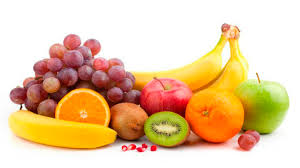
#> input picture taller1/fruit.jpg, 300 x 168 px
$ python ejercicio1.py
#> lines starting #> are read from the running program, lines starting #| are printed output that depends on the picture
### taller1/funciones.py
# -*- coding: utf-8 -*-
"""
Created on Tue Aug 28 16:39:39 2018

@author: Manuel Sanchez

Funciones

"""
import numpy as np

def my_gamma(image,gamma):
    Im_ga = np.double(image)
    Im2 = Im_ga**gamma #gamma image
    Im2 = np.uint8(255*Im2/Im2.max())
    return Im2

# [46 lines left out: functions grayWhite, grayBlack, my_hist, my_equal, not called in this run]

### taller1/ejercicio1.py
# -*- coding: utf-8 -*-
"""
Created on Thu Aug 16 14:40:53 2018

@author: Manuel Andres Sanchez Muñoz

Ejercicio 1

"""

import numpy as np
from PIL import Image
import matplotlib.pyplot as plt
import funciones as fun

x = np.array([0.05, 0.10, 0.20, 0.50, 1, 1.5, 2.5, 5.0, 10.0, 25.0])

Im_g = Image.open('fruit.jpg').convert('L')
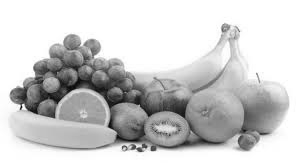
#> Im_g: PIL image 300x168 L; min 10, max 255, mean 205.5

for i in x:
    A = i
    Im_ga = np.array(Im_g)
    imageList = fun.my_gamma(Im_ga, A)
    plt.figure()
    plt.gray()
    plt.imshow(imageList)
#> this loop made 10 passes
#> pass 1, in my_gamma, `Im2 = Im_ga**gamma`:
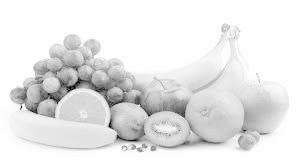
#> Im2: shape (168, 300) float64; min 1.12, max 1.32, mean 1.3; drawn with min black and max white
#> pass 1, in my_gamma, `Im2 = np.uint8(255*Im2/Im2.max())`:
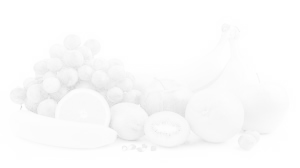
#> Im2: shape (168, 300); min 216, max 255, mean 251.1
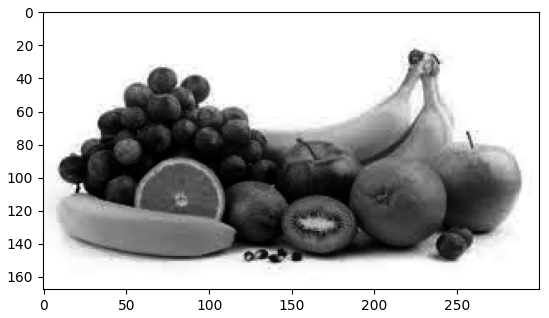
#> figure drawn by matplotlib, 1 panel
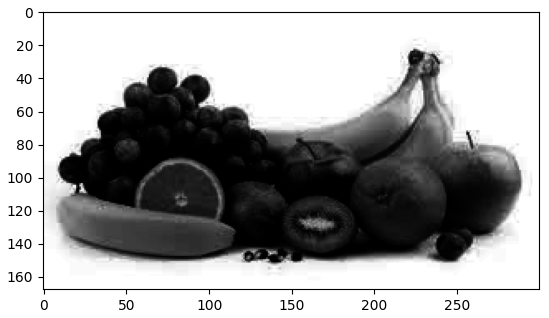
#> figure drawn by matplotlib, 1 panel
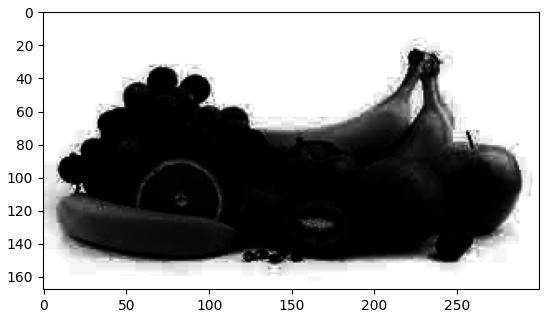
#> figure drawn by matplotlib, 1 panel
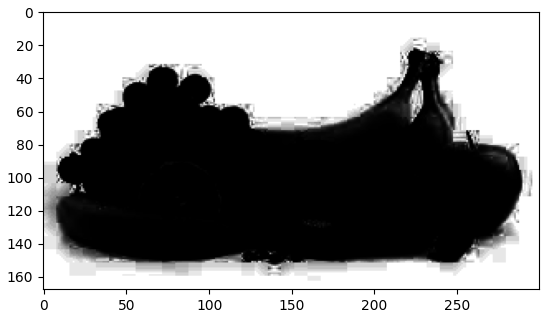
#> figure drawn by matplotlib, 1 panel

$ run again, with taller1/ligth.jpg copied over taller1/fruit.jpg
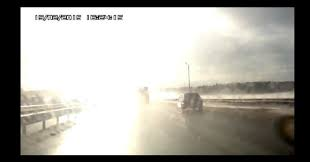
#> input picture taller1/ligth.jpg, 310 x 162 px
#> the loop `for i in x:` made 10 passes
#> pass 1, in my_gamma, `Im2 = Im_ga**gamma`:
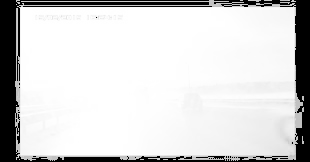
#> Im2: shape (162, 310) float64; min 0, max 1.32, mean 1.1; drawn with min black and max white
#> `plt.imshow(imageList)`:
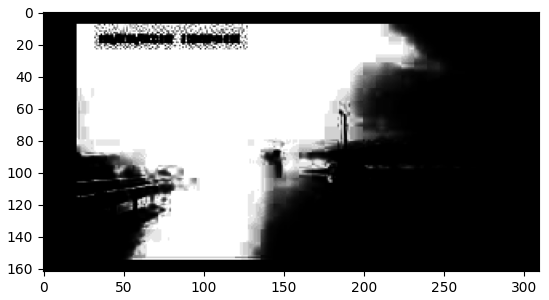
#> figure drawn by matplotlib, 1 panel

$ run again, with taller1/rain.jpg copied over taller1/fruit.jpg
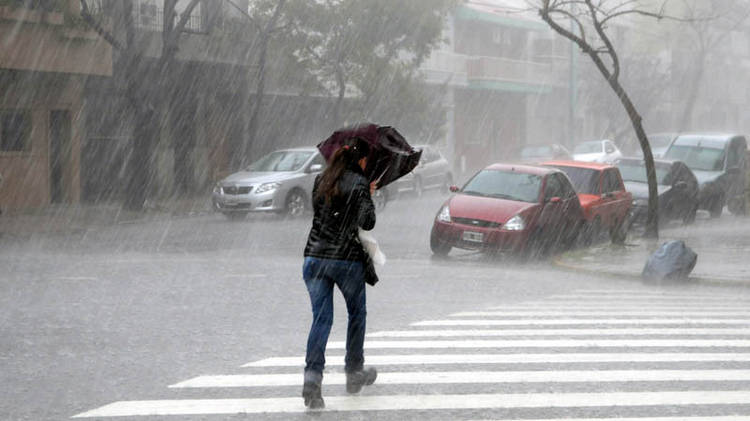
#> input picture taller1/rain.jpg, 750 x 421 px
#> the loop `for i in x:` made 10 passes
#> pass 1, in my_gamma, `Im2 = Im_ga**gamma`:
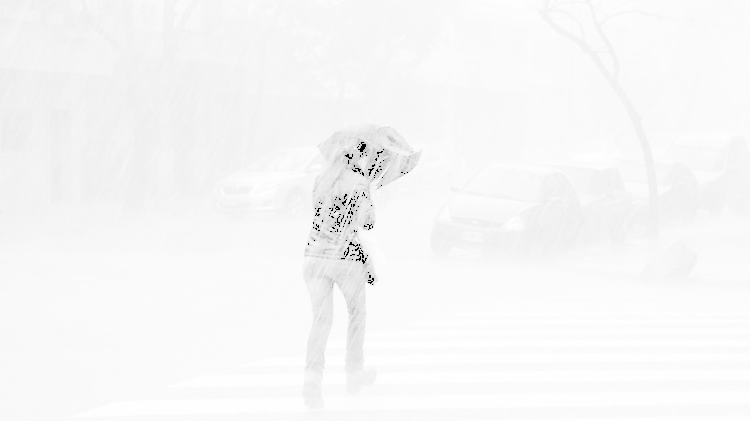
#> Im2: shape (421, 750) float64; min 0, max 1.32, mean 1.28; drawn with min black and max white
#> `plt.imshow(imageList)`:
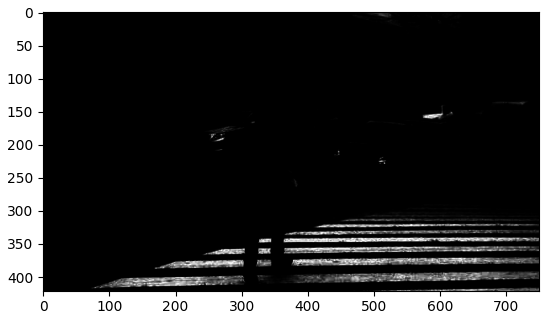
#> figure drawn by matplotlib, 1 panel
